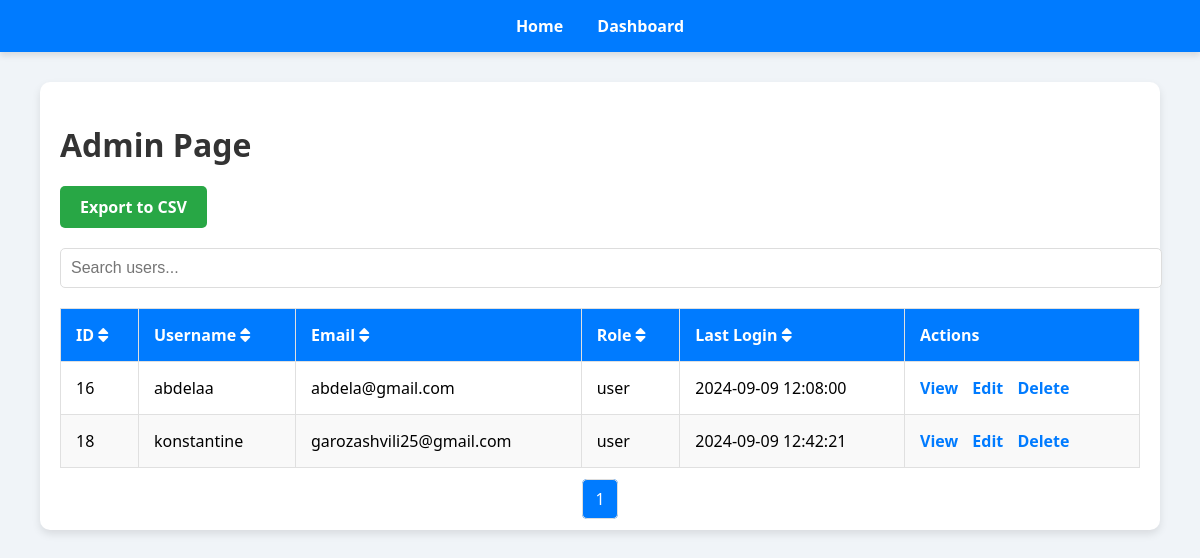
The app's page /admin.php, older data.
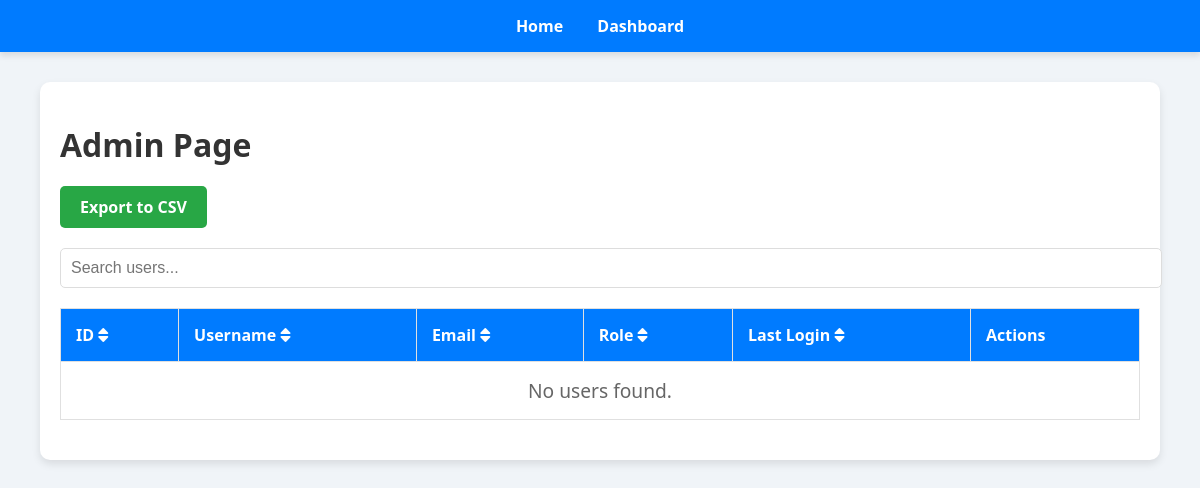
The same page, newer data.
### tables this page shows
CREATE TABLE `users` (
  `id` int NOT NULL,
  `username` varchar(50) NOT NULL,
  `password` varchar(255) NOT NULL,
  `email` varchar(100) NOT NULL,
  `role` enum('user','admin') NOT NULL DEFAULT 'user',
  `last_login` timestamp NULL DEFAULT NULL,
  `profile_picture` varchar(255) DEFAULT 'uploads/default_profile.png'
);

### admin.php (the view, shortened to what this page needs)
<?php
require_once('includes/db.php');
$limit = 10;
$page = isset($_GET['page']) ? intval($_GET['page']) : 1;
$offset = ($page - 1) * $limit;
$query = "SELECT id, username, email, role, last_login FROM users LIMIT ? OFFSET ?";
$stmt = $conn->prepare($query);
$stmt->bind_param('ii', $limit, $offset);
$stmt->execute();
$result = $stmt->get_result();
$totalQuery = "SELECT COUNT(*) AS total FROM users";
$totalResult = $conn->query($totalQuery);
$totalUsers = $totalResult->fetch_assoc()['total'];
$totalPages = ceil($totalUsers / $limit);
?>
<!DOCTYPE html>
<html lang="en">
<head>
    <link rel="stylesheet" href="https://cdnjs.cloudflare.com/ajax/libs/font-awesome/6.0.0-beta3/css/all.min.css">
</head>
<body>
    <div class="navbar">
        <a href="admin.php">Home</a>
        <a href="dashboard.php">Dashboard</a>
    </div>
    <div class="container">
        <h1>Admin Page</h1>
        <a href="export_users.php" class="export-btn">Export to CSV</a>
        <div class="search-bar">
            <input type="text" id="searchInput" placeholder="Search users...">
        </div>
        <table id="userTable">
            <thead>
                <tr>
                    <th data-sort="id">ID <i class="fas fa-sort"></i></th>
                    <th data-sort="username">Username <i class="fas fa-sort"></i></th>
                    <th data-sort="email">Email <i class="fas fa-sort"></i></th>
                    <th data-sort="role">Role <i class="fas fa-sort"></i></th>
                    <th data-sort="last_login">Last Login <i class="fas fa-sort"></i></th>
                    <th>Actions</th>
                </tr>
            </thead>
            <tbody>
                <?php
                if ($result->num_rows > 0) {
                    while ($row = $result->fetch_assoc()) {
                        $lastLogin = !empty($row['last_login']) ? date('Y-m-d H:i:s', strtotime($row['last_login'])) : 'Never';
                        echo "<tr data-id='{$row['id']}'>";
                        echo "<td>{$row['id']}</td>";
                        echo "<td>{$row['username']}</td>";
                        echo "<td>{$row['email']}</td>";
                        echo "<td>{$row['role']}</td>";
                        echo "<td>{$lastLogin}</td>";
                        echo "<td>
                                <a href='view_user.php?id={$row['id']}'>View</a>
                                <a href='#' class='edit-btn' data-id='{$row['id']}'>Edit</a>
                                <a href='#' class='delete-btn' data-id='{$row['id']}'>Delete</a>
                              </td>";
                        echo "</tr>";
                    }
                } else {
                    echo "<tr><td colspan='6' class='no-users'>No users found.</td></tr>";
                }
                ?>
            </tbody>
        </table>
        <div class="pagination">
            <?php for ($i = 1; $i <= $totalPages; $i++): ?>
                <a href="admin.php?page=<?php echo $i; ?>" class="<?php echo ($i === $page) ? 'current' : ''; ?>"><?php echo $i; ?></a>
            <?php endfor; ?>
        </div>
    </div>
</body>
</html>

### admin.php (style rules this page uses)
body { font-family: 'Segoe UI', Tahoma, Geneva, Verdana, sans-serif; background-color: #f0f4f8; margin: 0; padding: 0; }
.navbar { background-color: #007BFF; color: #fff; padding: 15px; text-align: center; box-shadow: 0 4px 6px rgba(0, 0, 0, 0.1); }
.navbar a { color: #fff; text-decoration: none; margin: 0 15px; font-weight: bold; }
.container { width: 90%; max-width: 1200px; margin: 30px auto; padding: 20px; background-color: #ffffff; border-radius: 10px; box-shadow: 0 4px 8px rgba(0, 0, 0, 0.1); }
h1 { font-size: 2rem; color: #333; margin-bottom: 20px; }
.search-bar { margin-bottom: 20px; }
.search-bar input[type="text"] { width: 100%; padding: 10px; border-radius: 5px; border: 1px solid #ddd; font-size: 16px; }
.export-btn { background-color: #28a745; color: #fff; text-decoration: none; padding: 10px 20px; border-radius: 5px; font-weight: bold; display: inline-block; margin-bottom: 20px; }
table { width: 100%; border-collapse: collapse; position: relative; }
th, td { padding: 15px; border: 1px solid #e0e0e0; text-align: left; transition: background-color 0.3s ease; }
th { background-color: #007BFF; color: #ffffff; font-weight: bold; cursor: pointer; }
.no-users { text-align: center; font-size: 1.2rem; color: #666; }
tr:nth-child(even) { background-color: #f9f9f9; }
td a { color: #007BFF; text-decoration: none; font-weight: bold; margin-right: 10px; transition: color 0.3s ease; }
.pagination { text-align: center; margin-top: 20px; }
.pagination a { color: #007BFF; text-decoration: none; padding: 8px 12px; border: 1px solid #ddd; margin: 0 5px; border-radius: 5px; }
.pagination a.current { background-color: #007BFF; color: #fff; }

Row changes from the older to the newer data that the page shows:
removed users: id "16", username "abdelaa", email "abdela@gmail.com", role "user", last_login "2024-09-09 12:08:00"
removed users: id "18", username "konstantine", email "garozashvili25@gmail.com", role "user", last_login "2024-09-09 12:42:21"
Text that changed along with them:
text now shown: "No users found."
list line gone: "1"
